Frame 1 (no input): blank canvas, image omitted
Frame 60 (the mouse pressed at the canvas centre just before this capture): blank canvas, image omitted
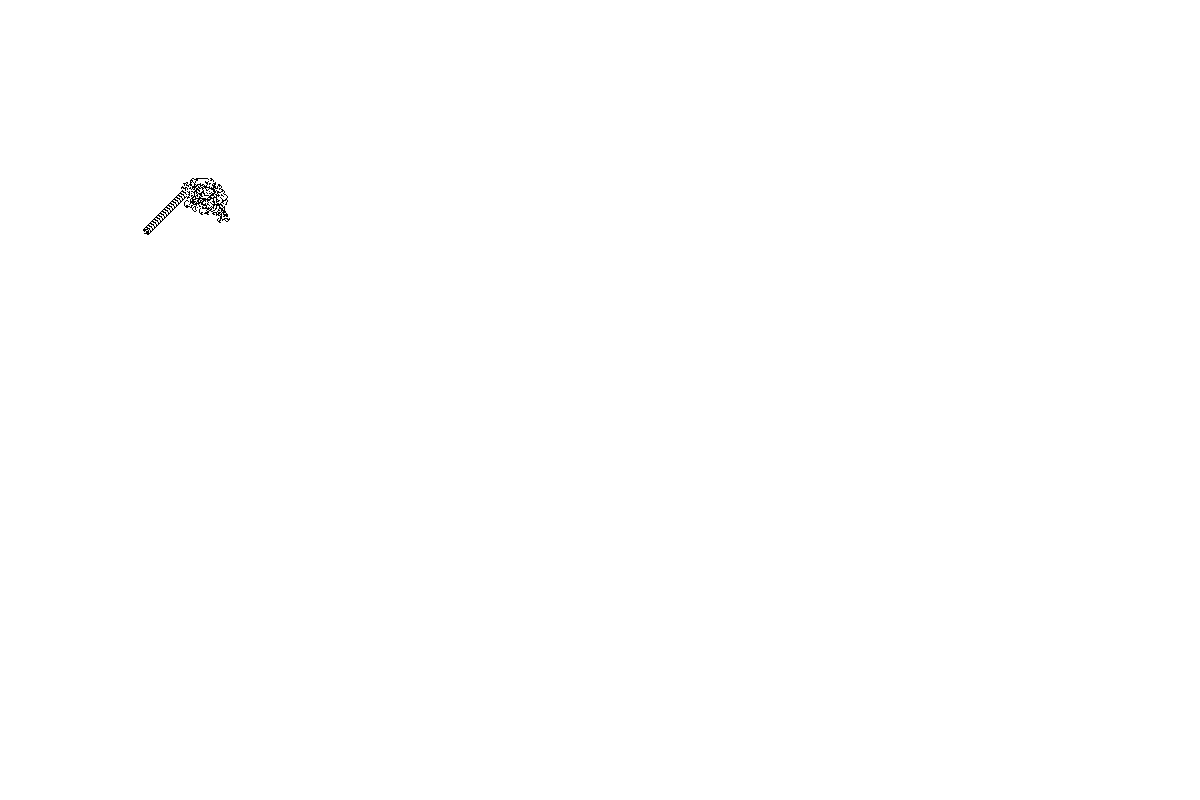
Frame 120 (the mouse held since frame 60 and released just before this capture)

The Processing sketch whose frames 1 and 60 were blank and that drew this single picture after the mouse press (run headless with seeded random() and noise(); from frame 60 on, the mouse is pressed at the canvas centre):

// Processing sketch: Langton's Ant
// ── Langton's Ant.pde
int grid[][];
int x;
int y;

int dir;

int aup = 0;
int art = 1;
int adown = 2;
int alt = 3;

void turnRight() {
  dir++;
  if (dir > alt) {
    dir = aup;
  }
}
void turnLeft() {
  dir--;
  if (dir < aup) {
    dir = alt;
  }
}

void setup() {
  size(1200, 800);
  grid = new int[width][height];
  x=200;
  y=200;
  dir = aup;
}

void moveForward() {
  if (dir == aup) {
    y--;
  } else if (dir == art) {
    x++;
  } else if (dir == adown) {
    y++;
  } else if (dir == alt) {
    x--;
  }
  if (x > width-1) {
    x=0;
  } else if (x<0) {
    x=width-1;
  }
  if (y > height-1) {
    y=0;
  } else if (y<0) {
    y=height-1;
  }
}

void draw() {
  background(255);

  for (int n= 0; n<100; n++) {

    int state  = grid[x][y];

    if (state == 0) {
      turnRight();
      grid[x][y]  =1;
      moveForward();
    } else if (state == 1) {
      turnLeft();
      grid[x][y]  =0;
      moveForward();
    }
  }


  loadPixels();
  for (int i =0; i<width; i++) {
    for (int j=0; j<height; j++) {
      int pix = i + width * j;
      if (grid[i][j]==0) {
        pixels[pix] = color(255);
      } else {
        pixels[pix] = color(0);
      }

    }
  }
  updatePixels();
}
